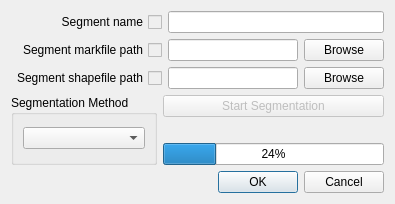
<?xml version="1.0" encoding="UTF-8"?>
<ui version="4.0">
 <class>DialogNewSegmentation</class>
 <widget class="QDialog" name="DialogNewSegmentation">
  <property name="geometry">
   <rect>
    <x>0</x>
    <y>0</y>
    <width>395</width>
    <height>204</height>
   </rect>
  </property>
  <property name="windowTitle">
   <string>Create a new segmentation</string>
  </property>
  <layout class="QGridLayout" name="gridLayout_2">
   <item row="0" column="0" colspan="2">
    <layout class="QGridLayout" name="gridLayout">
     <item row="2" column="2">
      <widget class="QPushButton" name="pushButtonBrowseshapefilePath">
       <property name="text">
        <string>Browse</string>
       </property>
      </widget>
     </item>
     <item row="1" column="1">
      <widget class="QLineEdit" name="lineEditMarkfile"/>
     </item>
     <item row="1" column="2">
      <widget class="QPushButton" name="pushButtonBrowseMarkfilePath">
       <property name="text">
        <string>Browse</string>
       </property>
      </widget>
     </item>
     <item row="2" column="1">
      <widget class="QLineEdit" name="lineEditShapefile"/>
     </item>
     <item row="0" column="1" colspan="2">
      <widget class="QLineEdit" name="lineEditName"/>
     </item>
     <item row="1" column="0">
      <widget class="QCheckBox" name="checkBoxMarkfilePath">
       <property name="enabled">
        <bool>false</bool>
       </property>
       <property name="layoutDirection">
        <enum>Qt::RightToLeft</enum>
       </property>
       <property name="styleSheet">
        <string notr="true">color: rgb(0, 0, 0);</string>
       </property>
       <property name="text">
        <string>Segment markfile path</string>
       </property>
      </widget>
     </item>
     <item row="2" column="0">
      <widget class="QCheckBox" name="checkBoxShapefilePath">
       <property name="enabled">
        <bool>false</bool>
       </property>
       <property name="layoutDirection">
        <enum>Qt::RightToLeft</enum>
       </property>
       <property name="styleSheet">
        <string notr="true">color: rgb(0, 0, 0);</string>
       </property>
       <property name="text">
        <string>Segment shapefile path</string>
       </property>
      </widget>
     </item>
     <item row="0" column="0">
      <widget class="QCheckBox" name="checkBoxSegmentName">
       <property name="enabled">
        <bool>false</bool>
       </property>
       <property name="layoutDirection">
        <enum>Qt::RightToLeft</enum>
       </property>
       <property name="styleSheet">
        <string notr="true">color: rgb(0, 0, 0);</string>
       </property>
       <property name="text">
        <string>Segment name</string>
       </property>
      </widget>
     </item>
    </layout>
   </item>
   <item row="1" column="0">
    <widget class="QGroupBox" name="groupBox">
     <property name="title">
      <string>Segmentation Method</string>
     </property>
     <layout class="QGridLayout" name="gridLayoutGroup">
      <item row="0" column="0" colspan="2">
       <widget class="QComboBox" name="comboBox"/>
      </item>
     </layout>
    </widget>
   </item>
   <item row="1" column="1">
    <layout class="QVBoxLayout" name="verticalLayout">
     <item>
      <widget class="QPushButton" name="pushButtonStart">
       <property name="enabled">
        <bool>false</bool>
       </property>
       <property name="sizePolicy">
        <sizepolicy hsizetype="Minimum" vsizetype="Minimum">
         <horstretch>0</horstretch>
         <verstretch>0</verstretch>
        </sizepolicy>
       </property>
       <property name="text">
        <string>Start Segmentation</string>
       </property>
      </widget>
     </item>
     <item>
      <widget class="QLabel" name="labelProgressMessage">
       <property name="text">
        <string/>
       </property>
      </widget>
     </item>
     <item>
      <widget class="QProgressBar" name="progressBar">
       <property name="value">
        <number>24</number>
       </property>
      </widget>
     </item>
    </layout>
   </item>
   <item row="2" column="0" colspan="2">
    <widget class="QDialogButtonBox" name="buttonBox">
     <property name="orientation">
      <enum>Qt::Horizontal</enum>
     </property>
     <property name="standardButtons">
      <set>QDialogButtonBox::Cancel|QDialogButtonBox::Ok</set>
     </property>
    </widget>
   </item>
  </layout>
 </widget>
 <resources/>
 <connections>
  <connection>
   <sender>buttonBox</sender>
   <signal>accepted()</signal>
   <receiver>DialogNewSegmentation</receiver>
   <slot>accept()</slot>
   <hints>
    <hint type="sourcelabel">
     <x>248</x>
     <y>254</y>
    </hint>
    <hint type="destinationlabel">
     <x>157</x>
     <y>274</y>
    </hint>
   </hints>
  </connection>
  <connection>
   <sender>buttonBox</sender>
   <signal>rejected()</signal>
   <receiver>DialogNewSegmentation</receiver>
   <slot>reject()</slot>
   <hints>
    <hint type="sourcelabel">
     <x>316</x>
     <y>260</y>
    </hint>
    <hint type="destinationlabel">
     <x>286</x>
     <y>274</y>
    </hint>
   </hints>
  </connection>
 </connections>
</ui>
